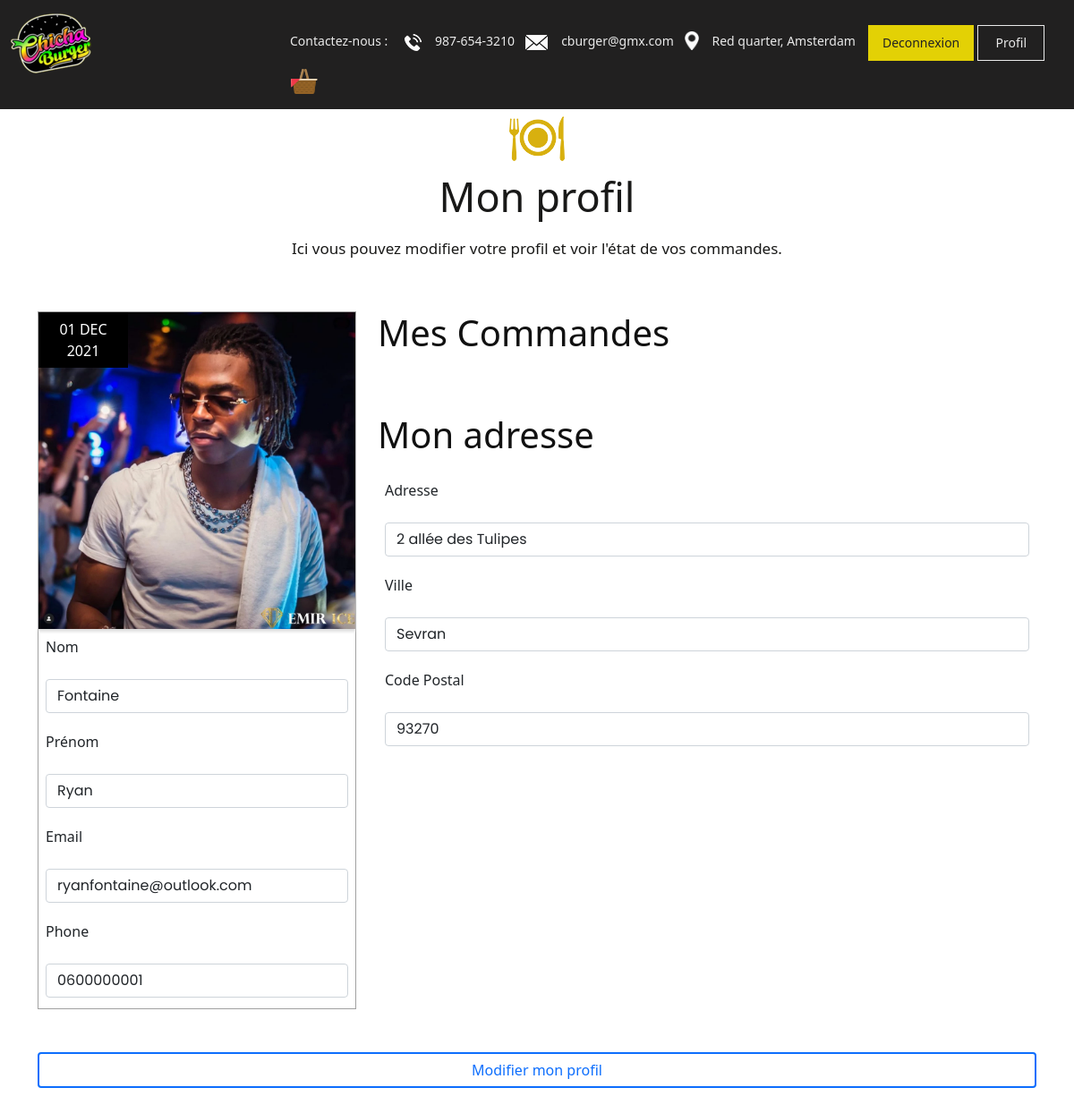
The page /profile.php (signed in) on the database its author committed.
### tables this page shows
CREATE TABLE `User` (
  `id` int(11) NOT NULL,
  `name` varchar(255) NOT NULL,
  `firstname` varchar(255) NOT NULL,
  `email` varchar(255) NOT NULL,
  `password` varchar(255) NOT NULL,
  `phone` char(10) NOT NULL,
  `address` varchar(255) NOT NULL,
  `city` varchar(255) NOT NULL,
  `postal_code` int(11) NOT NULL,
  `role` varchar(155) NOT NULL
);

### database/DatabaseConnect.php (called while the page is built)
<?php
class DatabaseConnect
{
    private $host;
    private $user;
    private $pw;
    private $database;
    function __construct($database)
    {
        $this->host = "localhost";
        $this->user = "root";
        $this->pw = "root";
        $this->database = $database;
    }
    public function db_connect()
    {
        $db = new PDO('mysql:host=' . $this->host . ';dbname=' . $this->database . '', $this->user, $this->pw) or die("Cannot connect to mySQL.");
        return $db;
    }
}

### controller/profileController.php (called while the page is built, shortened)
<?php
require __DIR__ . '/../database/DatabaseFunction.php';
class ProfileController
{
    private $userInfos;
    public function __construct()
    {
        $this->databaseFunction = new DatabaseFunction();
        $this->userInfos = $this->databaseFunction->selectUser($_SESSION["id"]);
        $this->foodOrder = $this->databaseFunction->selectFood_order($_SESSION["id"]);
    }
    public function getUserInfos()
    {
        return $this->userInfos;
    }
}

### database/DatabaseFunction.php (called while the page is built, shortened)
<?php
require 'DatabaseConnect.php';
class DatabaseFunction
{
    private $db;
    public function __construct()
    {
        $this->login = new DatabaseConnect('restaurant');
        $this->db = $this->login->db_connect();
    }
    public function selectUser($user_id)
    {
        $sth = $this->db->prepare('SELECT *
        FROM User
        WHERE id = :id_user');
        $sth->execute(array('id_user' => $user_id));
        $result = $sth->fetch(PDO::FETCH_ASSOC);
        return $result;
    }
    public function selectFood_order($user_id)
    {
        $sth = $this->db->prepare('SELECT *
        FROM Food_order
        WHERE user = :id_user');
        $sth->execute(array('id_user' => $user_id));
        $result = $sth->fetchAll();
        return $result;
    }
}

### profile.php (the view, shortened to what this page needs)
<?php
require './controller/profileController.php';
$profileController = new ProfileController();
$userInfos = $profileController->getUserInfos();
?>
<!DOCTYPE html>
<html lang="en">
<head>
    <link rel="stylesheet" href="css/bootstrap.min.css">
    <link rel="stylesheet" href="css/owl.carousel.min.css">
    <link rel="stylesheet" href="css/style.css">
    <link rel="stylesheet" href="css/responsive.css">
    <link rel="stylesheet" href="https://cdnjs.cloudflare.com/ajax/libs/font-awesome/4.7.0/css/font-awesome.min.css">
    <link href="https://cdn.jsdelivr.net/npm/bootstrap@5.1.3/dist/css/bootstrap.min.css" rel="stylesheet">
</head>
<body>
    <div class="content">
        <?php require './components/navbar.php'; ?>
    </div>
    <div class="blog">
        <div class="container">
            <div class="row">
                <div class="col-md-12">
                    <div class="title">
                        <i><img src="images/title.png" alt="#" /></i>
                        <h2>Mon profil</h2>
                        <span>Ici vous pouvez modifier votre profil et voir l'état de vos commandes.</span>
                    </div>
                </div>
            </div>
            <div class="row">
                <div class="col-xl-4 col-lg-4 col-md-4 col-sm-12 mar_bottom">
                    <div class="blog_box">
                        <div class="blog_img_box">
                            <figure><img src="images/Koba_la_D_bijoux_1000x.webp" alt="#" />
                                <span>01 DEC 2021</span>
                            </figure>
                        </div>
                        <label for="name" class="form-label p-2">Nom</label>
                        <div class="input-group mb-1 p-2">
                            <input id="name<?= $userInfos["id"] ?>" type="text" class="form-control" placeholder="" aria-label="name" aria-describedby="basic-addon1" value="<?= $userInfos["name"] ?>">
                        </div>
                        <label for="firstname" class="form-label p-2">Prénom</label>
                        <div class="input-group mb-1 p-2">
                            <input id="firstname<?= $userInfos["id"] ?>" type="text" class="form-control" placeholder="" aria-label="firstname" aria-describedby="basic-addon1" value="<?= $userInfos["firstname"] ?>">
                        </div>
                        <label for="email" class="form-label p-2">Email</label>
                        <div class="input-group mb-1 p-2">
                            <input id="email<?= $userInfos["id"] ?>" type="text" class="form-control" placeholder="" aria-label="email" aria-describedby="basic-addon1" value="<?= $userInfos["email"] ?>">
                        </div>
                        <label for="phone" class="form-label p-2">Phone</label>
                        <div class="input-group mb-1 p-2">
                            <input id="phone<?= $userInfos["id"] ?>" type="text" class="form-control" placeholder="" aria-label="phone" aria-describedby="basic-addon1" value="<?= $userInfos["phone"] ?>">
                        </div>
                    </div>
                </div>
                <div class="col-xl-8 col-lg-8 col-md-8 col-sm-12 mar_bottom">
                    <h1 style="width: 100%;">Mes Commandes</h1>
                    <br><br>
                    <h1 style="width: 100%;">Mon adresse</h1>
                    <label for="address" class="form-label p-2">Adresse</label>
                    <div class="input-group mb-1 p-2">
                        <input id="address<?= $userInfos["id"] ?>" type="text" class="form-control" placeholder="" aria-label="address" aria-describedby="basic-addon1" value="<?= $userInfos["address"] ?>">
                    </div>
                    <label for="city" class="form-label p-2">Ville</label>
                    <div class="input-group mb-1 p-2">
                        <input id="city<?= $userInfos["id"] ?>" type="text" class="form-control" placeholder="" aria-label="city" aria-describedby="basic-addon1" value="<?= $userInfos["city"] ?>">
                    </div>
                    <label for="postal_code" class="form-label p-2">Code Postal</label>
                    <div class="input-group mb-1 p-2">
                        <input id="postal_code<?= $userInfos["id"] ?>" type="text" class="form-control" placeholder="" aria-label="postal_code" aria-describedby="basic-addon1" value="<?= $userInfos["postal_code"] ?>">
                    </div>
                </div>
            </div>
            <br><br>
            <button id="<?= $userInfos["id"] ?>" class="btn btn-primary edit" type="button" style="width: 100%; color: #0D6EFD; background: white; border: 2px solid #0D6EFD;">Modifier mon profil</button>
            <br><br>
        </div>
    </div> <br><br>
</body>
</html>

### css/style.css (style rules this page uses)
body { color: #666666; font-size: 14px; font-family: 'poppins', sans-serif; line-height: 1.80857; font-weight: normal; }
h1, h2, h3, h4, h5, h6 { letter-spacing: 0; font-weight: normal; position: relative; padding: 0 0 10px 0; font-weight: normal; line-height: normal; color: #111111; margin: 0 }
h1 { font-size: 24px }
h2 { font-size: 22px }
*, *::after, *::before { -webkit-box-sizing: border-box; -moz-box-sizing: border-box; box-sizing: border-box; }
a, .btn { text-decoration: none !important; outline: none !important; -webkit-transition: all .3s ease-in-out; -moz-transition: all .3s ease-in-out; -ms-transition: all .3s ease-in-out; -o-transition: all .3s ease-in-out; transition: all .3s ease-in-out; }
img { max-width: 100%; height: auto; }
button { border: 0; margin: 0; padding: 0; cursor: pointer; }
.blog { padding-top: 130px; }
.title { text-align: center; padding-bottom: 60px; }
.title h2 { font-size: 45px; font-weight: 500; line-height: 40px; color: #191918; padding: 20px 0px; }
.title span { color: #191918; font-size: 17px; line-height: 20px; display: block; }
.blog .blog_box { border:#a1a1a1 solid 1px; background: #fff; }
.blog .blog_box .blog_img_box { background: #fff; box-shadow: #ddd 0px 3px 3px 0px; }
.blog .blog_box .blog_img_box figure { margin:0; position: relative; }
.blog_img_box figure img { width: 100%; }
.blog .blog_box .blog_img_box figure span { background: #000; top: 0; text-align: center; padding: 7px 10px; color: #fff; right: 0; left: 0; position: absolute; width: 100px; }
.form-control { border: #fff solid 2px; border-radius: inherit; margin-bottom: 25px; padding: 15px 20px; font-family: poppins; }

### rows shown on the page
user: name "Fontaine", firstname "Ryan", email "ryanfontaine@outlook.com", phone "0600000001", address "2 allée des Tulipes", city "Sevran", postal_code "93270"
